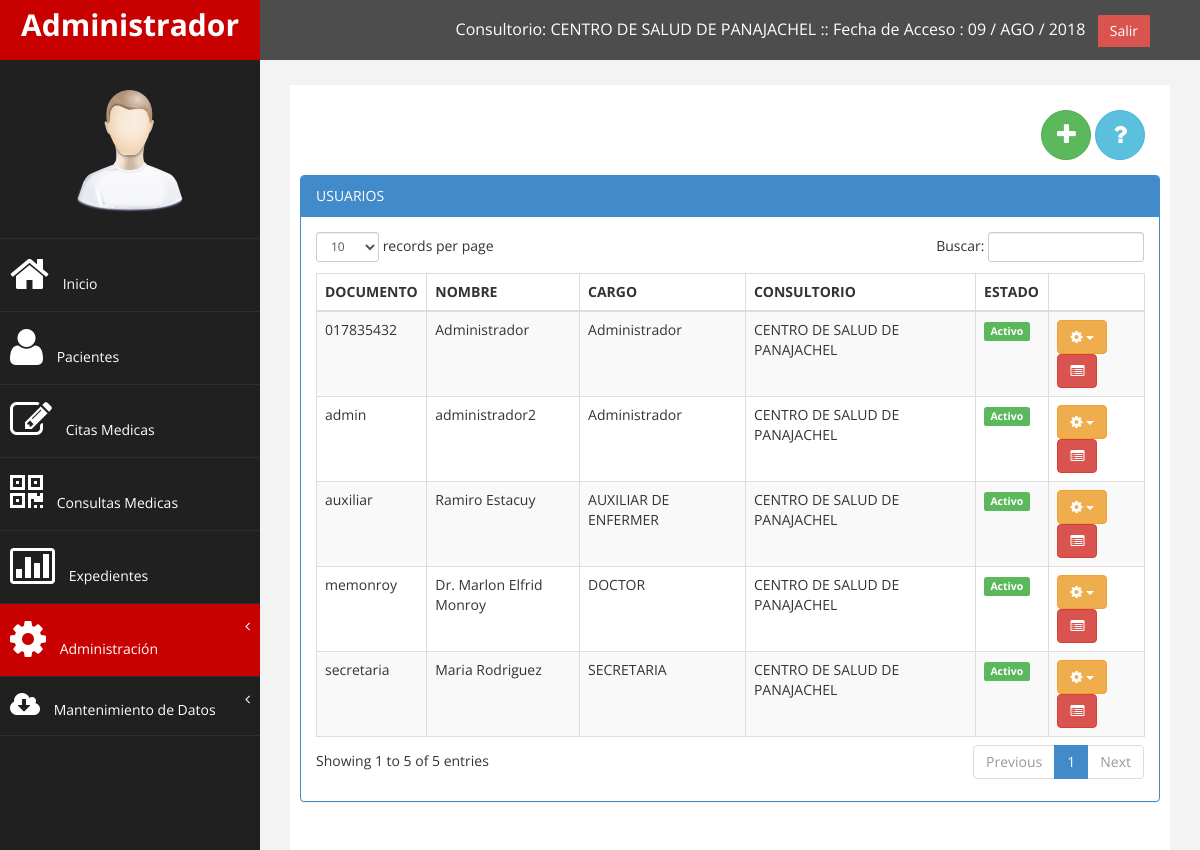
The page /modulos/usuarios/index.php (signed in) on the database its author committed.
### tables this page shows
CREATE TABLE IF NOT EXISTS `consultorios` (
  `id` int(11) NOT NULL AUTO_INCREMENT,
  `nombre` varchar(255) NOT NULL,
  `direccion` varchar(255) NOT NULL,
  `telefono` varchar(255) NOT NULL,
  `encargado` varchar(255) NOT NULL,
  `estado` varchar(255) NOT NULL,
  PRIMARY KEY (`id`)
);

CREATE TABLE IF NOT EXISTS `usuario` (
  `id` int(11) NOT NULL AUTO_INCREMENT,
  `doc` varchar(255) NOT NULL,
  `con` varchar(255) NOT NULL,
  `nombre` varchar(255) NOT NULL,
  `cargo` varchar(20) NOT NULL,
  `nota` varchar(255) NOT NULL,
  `salario` double NOT NULL,
  `estado` varchar(20) NOT NULL,
  `tipo` varchar(20) NOT NULL,
  `consultorio` varchar(10) NOT NULL,
  PRIMARY KEY (`id`)
);

### modulos/class_buscar.php (called while the page is built, shortened)
<?php
class Consultar_Deposito{
	private $fetch;
	function __construct($codigo){
		$this->consulta = mysql_query("SELECT * FROM consultorios WHERE id='$codigo'");
		$this->fetch = mysql_fetch_array($this->consulta);
	}
	function consultar($campo){
		return $this->fetch[$campo];
	}
}
?>

### modulos/usuarios/index.php (the view, shortened to what this page needs)
<?php
	include_once "../funciones.php";
	include_once "../class_buscar.php";
	$usu=$_SESSION['cod_user'];
	$pa=mysql_query("SELECT * FROM cajero WHERE usu='$usu'");
	while($row=mysql_fetch_array($pa)){
		$id_consultorio=$row['consultorio'];
		$oConsultorio=new Consultar_Deposito($id_consultorio);
		$nombre_Consultorio=$oConsultorio->consultar('nombre');
	}
?>
<!DOCTYPE html>
<html xmlns="http://www.w3.org/1999/xhtml">
<head>
    <link href="../../assets/css/bootstrap.css" rel="stylesheet" />
    <link href="../../assets/css/font-awesome.css" rel="stylesheet" />
    <link href="../../assets/css/custom.css" rel="stylesheet" />
    <link href="../../assets/js/dataTables/dataTables.bootstrap.css" rel="stylesheet" />
</head>
<body>
    <div id="wrapper">
        <nav class="navbar navbar-default navbar-cls-top " role="navigation" style="margin-bottom: 0">
            <div class="navbar-header">
                <a class="navbar-brand" href="../usuarios/perfil.php"><?php echo $_SESSION['user_name']; ?></a>
            </div>
  <div style="color: white;
padding: 15px 50px 5px 50px;
float: right;
font-size: 16px;">Consultorio: <?php echo $nombre_Consultorio; ?> :: Fecha de Acceso : <?php echo fecha(date('Y-m-d')); ?> &nbsp; <a href="../../php_cerrar.php" class="btn btn-danger square-btn-adjust">Salir</a> </div>
        </nav>
           <?php include_once "../../menu/m_departamento.php"; ?>
        <div id="page-wrapper" >
            <div id="page-inner">
				 <?php if(permiso($_SESSION['cod_user'],'4')==TRUE){ ?>
                 <div class="panel-body" align="right">
                            <button type="button" class="btn btn-success btn-circle" data-toggle="modal" data-target="#myModal"><i class="fa fa-plus fa-2x"></i>
                            </button>
                            <button type="button" class="btn btn-info btn-circle"><i class="fa fa-question fa-2x"></i>
                            </button>
                  </div>
            <div class="row">
                <div class="col-md-12">
                    <div class="panel panel-primary">
                        <div class="panel-heading">
                             USUARIOS
                        </div>
                        <div class="panel-body">
                            <div class="table-responsive">
                                <table class="table table-striped table-bordered table-hover" id="dataTables-example">
									<thead>
                                        <tr>
                                            <th>DOCUMENTO</th>
                                            <th>NOMBRE</th>
                                            <th>CARGO</th>
                                            <th>CONSULTORIO</th>
                                            <th>ESTADO</th>
                                            <th></th>
                                        </tr>
                                    </thead>
                                    <tbody>
										<?php
											if(!empty($_POST['buscar'])){
												$buscar=limpiar($_POST['buscar']);
												$pame=mysql_query("SELECT * FROM persona, usuario WHERE
																	usuario.doc=persona.doc and (persona.doc='$buscar' or persona.nom LIKE '%$buscar%'  or persona.ape LIKE '%$buscar%')");
											}
											else{
												$pame=mysql_query("SELECT * FROM usuario  ORDER BY nombre");
											}
											while($row=mysql_fetch_array($pame)){
												$oConsul=new Consultar_Deposito($row['consultorio']);
										  ?>
                                        <tr class="odd gradeX">
                                            <td><?php echo $row['doc']; ?></td>
                                            <td><?php echo $row['nombre']; ?></td>
                                            <td><?php echo $row['cargo']; ?></td>
                                            <td><?php echo $oConsul->consultar('nombre'); ?></td>
                                            <td><?php echo estado($row['estado']); ?></td>
                                            <td class="center">
											<div class="btn-group">
											  <button data-toggle="dropdown" class="btn btn-warning dropdown-toggle"><i class="fa fa-cog"></i> <span class="caret"></span></button>
											</div>
											<a href="permisos.php?id=<?php echo $row['doc']; ?>"  class="btn btn-danger" title="Permisos">
											<i class="fa fa-list-alt" ></i>
										    </a>
											</td>
                                        </tr>
											<?php } ?>
                                    </tbody>
                                </table>
                            </div>
                        </div>
                    </div>
                </div>
            </div>
			<?php }else{ echo mensajes("NO TIENES PERMISO PARA ENTRAR A ESTE FORMULARIO","rojo"); }?>
        </div>
    </div>
  </div>
</body>
</html>

### modulos/funciones.php (shortened to what this page needs)
<?php
	function fecha($fecha){
		$meses = array("ENE","FEB","MAR","ABR","MAY","JUN","JUL","AGO","SEP","OCT","NOV","DIC");
		$a=substr($fecha, 0, 4);
		$m=substr($fecha, 5, 2);
		$d=substr($fecha, 8);
		return $d." / ".$meses[$m-1]." / ".$a;
	}
	function estado($estado){
		if($estado=='s'){
			return '<span class="label label-success">Activo</span>';
		}else{
			return '<span class="label label-danger">No Activo</span>';
		}
	}
	function permiso($usu,$id){
		$consulta=mysql_query("SELECT * FROM permisos WHERE usu='$usu' and permiso='$id' and estado='s'");
		if($v=mysql_fetch_array($consulta)){
			return TRUE;
		}else{
			return FALSE;
		}
	}
?>

### assets/css2/custom.css (style rules this page uses)
body { font-family: 'Open Sans', sans-serif; }
#wrapper { width: 100%; background:#202020; }
#page-wrapper { padding: 15px 15px; min-height: 600px; background:#F3F3F3; }
#page-inner { width:100%; margin:10px 20px 10px 0px; background-color:#fff!important; padding:10px; min-height:1200px; }
.square-btn-adjust { border: 0px solid transparent; -webkit-border-radius: 0px; -moz-border-radius: 0px; border-radius: 0px; }
.navbar-cls-top .navbar-brand { color: #fff; background: #C90000; width: 260px; text-align: center; height: 60px; font-size: 30px; font-weight: 700; }
.navbar-cls-top { background:#4D4D4D; border-bottom:none; }
.navbar-default { border:0px solid black; }
.navbar-header { background: #A70303; }
.btn-circle { width: 50px; height: 50px; padding: 6px 0; -webkit-border-radius: 25px; -moz-border-radius: 25px; border-radius: 25px; text-align: center; font-size: 12px; line-height: 1.428571429; }
@media (min-width:768px) { #page-wrapper { margin: 0 0 0 260px; padding: 15px 30px; min-height: 1200px; } }
@media (min-width:768px) { .navbar { border-radius: 0px; } }

### rows shown on the page
consultorios: nombre "CENTRO DE SALUD DE PANAJACHEL"
usuario: doc "017835432", nombre "Administrador", cargo "Administrador", consultorios.nombre "CENTRO DE SALUD DE PANAJACHEL", estado "Activo"
usuario: doc "admin", nombre "administrador2", cargo "Administrador", consultorios.nombre "CENTRO DE SALUD DE PANAJACHEL", estado "Activo"
usuario: doc "memonroy", nombre "Dr. Marlon Elfrid Monroy", cargo "DOCTOR", consultorios.nombre "CENTRO DE SALUD DE PANAJACHEL", estado "Activo"
usuario: doc "secretaria", nombre "Maria Rodriguez", cargo "SECRETARIA", consultorios.nombre "CENTRO DE SALUD DE PANAJACHEL", estado "Activo"
usuario: doc "auxiliar", nombre "Ramiro Estacuy", cargo "AUXILIAR DE ENFERMER", consultorios.nombre "CENTRO DE SALUD DE PANAJACHEL", estado "Activo"

### other values the page prints
$_SESSION['user_name'] "Administrador"
